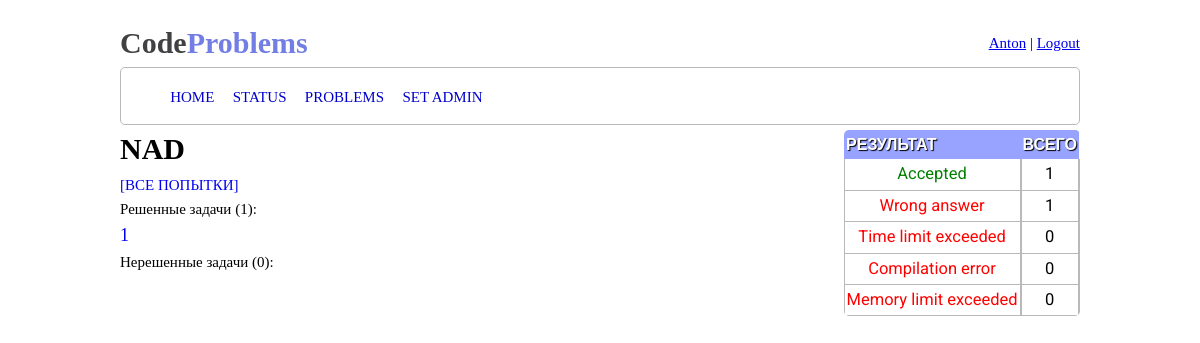
The app's page /profile/NAD/ (signed in), older data.
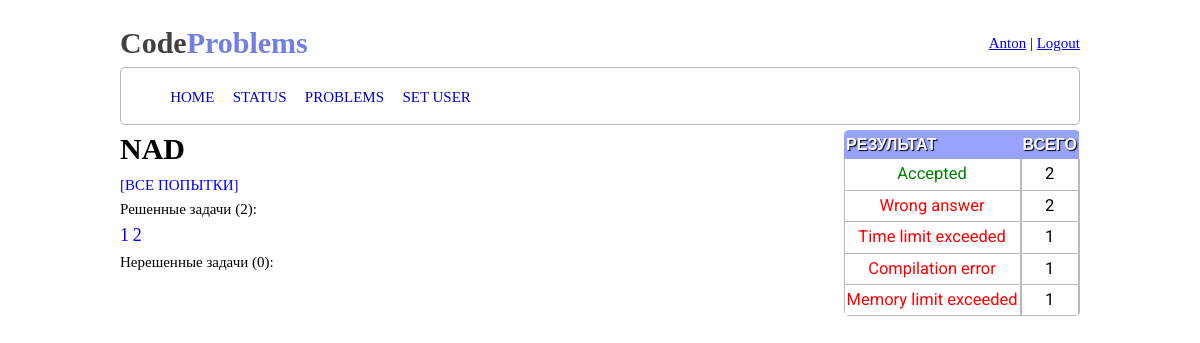
The same page, newer data.
### app.py (the view)
@app.route("/profile/<nickname>/")
def profile(nickname):
    session = create_session()
    profile = session.query(User).filter(User.nickname == nickname).first()
    accepted = session.query(Packages).filter(Packages.user_id == profile.id,
                                              Packages.status == 'ac').all()
    ids_accept = set(map(lambda x: int(x.problem), accepted))
    wa = session.query(Packages).filter(Packages.user_id == profile.id,
                                        Packages.status.like('WA%')).all()
    ids_wa = list(map(lambda x: int(x.problem), wa))
    ml = session.query(Packages).filter(Packages.user_id == profile.id,
                                        Packages.status.like('ML%')).all()
    ids_ml = list(map(lambda x: int(x.problem), ml))
    tl = session.query(Packages).filter(Packages.user_id == profile.id,
                                        Packages.status.like('TL%')).all()
    ids_tl = list(map(lambda x: int(x.problem), tl))
    ce = session.query(Packages).filter(Packages.user_id == profile.id,
                                        Packages.status == 'ce').all()
    ids_ce = list(map(lambda x: int(x.problem), ce))
    all_exceptions = ((set(ids_wa) | set(ids_ml) | set(ids_tl) | set(ids_ce))) - ids_accept
    print(ids_wa, wa, all_exceptions, ids_accept)
    return render_template("profile.html", profile=profile, ids_accept=ids_accept, ids_wa=ids_wa,
                           all_exceptions=all_exceptions,
                           ids_ml=ids_ml, ids_tl=ids_tl, ids_ce=ids_ce)

### app.py (called while the page is built)
@login_manager.user_loader
def load_user(user_id):
    session = create_session()
    return session.query(User).get(user_id)

### data/all_models.py (called while the page is built)
    def __repr__(self):
        return '<Package {} {} {}>'.format(self.id, self.user_name, self.status)

### data/db_session.py (called while the page is built)
def create_session() -> Session:
    global __factory
    return __factory()

### templates/profile.html (shortened to what this page needs)
{% extends 'index.html' %}
{% block content %}
    <div class="profile-content">
        <div>
            <h1>{{ profile.nickname }}</h1>
            <div>
                <a class="profile__links" href="all_packeges">[Все попытки]</a>
            </div>
            <p>Решенные задачи ({{ ids_accept|length }}):</p>
            <div class="tasks-handler">
                {% for el in ids_accept|sort %}
                    <a class="profile__task_id" href="/problemset/{{ el }}/"> {{ el }} </a>
                {% endfor %}
            </div>
            <p>Нерешенные задачи ({{ all_exceptions|length }}):</p>
        </div>
        <div>
            <table class="problem-test-table" cellpadding="2" cellspacing="1">
                <thead>
                    <tr class="tr-head">
                        <td class="td-head">Результат</td>
                        <td class="td-head">Всего</td>
                    </tr>
                </thead>
                    <tr class="tr-table">
                        <td class="td-table test-id accepted">Accepted</td>
                        <td class="td-table test-id">{{ ids_accept|length }}</td>
                    </tr>
                    <tr class="tr-table">
                        <td class="td-table test-id wa">Wrong answer</td>
                        <td class="td-table test-id">{{ ids_accept|length }}</td>
                    </tr>
                    <tr class="tr-table">
                        <td class="td-table test-id wa">Time limit exceeded</td>
                        <td class="td-table test-id">{{ ids_tl|length }}</td>
                    </tr>
                    <tr class="tr-table">
                        <td class="td-table test-id wa">Compilation error</td>
                        <td class="td-table test-id">{{ ids_ce|length }}</td>
                    </tr>
                    <tr class="tr-table">
                        <td class="td-table test-id wa">Memory limit exceeded</td>
                        <td class="td-table test-id">{{ ids_ml|length }}</td>
                    </tr>
            </table>
        </div>
    </div>
{% endblock %}
{% block admin %}
    {% if current_user.is_authenticated and current_user.id != profile.id and current_user.role == 1 %}
    {% if profile.role == 0 %}
    <li><a class="menu-element" href="/change_status/{{ profile.nickname }}">Set admin</a></li>
    {% else %}
    <li><a class="menu-element" href="/change_status/{{ profile.nickname }}">Set user</a></li>
    {% endif %}
    {% endif %}
{% endblock %}

Row changes from the older to the newer data that the page shows:
changed User "NAD": role 0 → 1 (drawn)
Text that changed along with them:
{{ ids_accept|length }}: "1" → "2"
{{ ids_tl|length }}: "0" → "1"
{{ ids_ce|length }}: "0" → "1"
{{ ids_ml|length }}: "0" → "1"
text no longer shown: "SET ADMIN"
text now shown: "SET USER"
new list line: "2"
